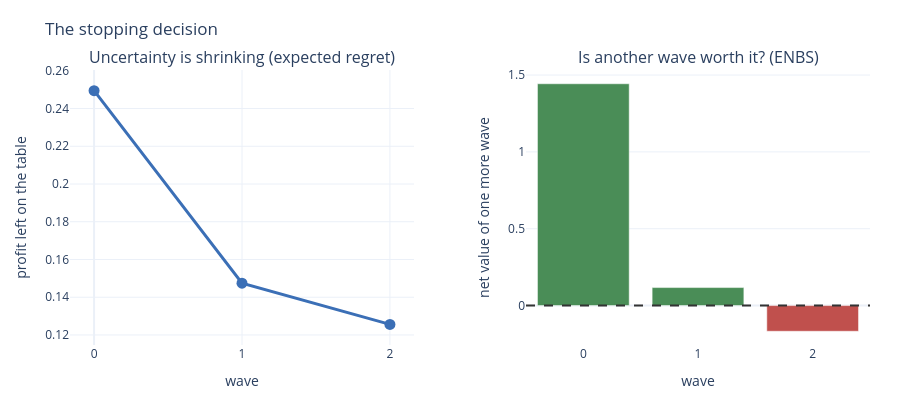

Notebook cell for this chart:
### Markdown cell above
## Act 5 · Do we test again, or lock the plan?

Testing isn't free — every wave rearranges real budget and costs analyst time. The
loop makes the call explicitly. **Expected regret** is the profit still on the table
from acting on today's (uncertain) recommendation instead of the truly-optimal one.
The **ENBS rule** (Expected Net Benefit of Sampling) compares the value of resolving
that uncertainty over the plan horizon against the cost of another wave.

### Code cell
w = [x["wave"] for x in waves]
regret = [x["e_regret"] for x in waves]
enbs = [x["enbs"] for x in waves]
fig = make_subplots(rows=1, cols=2, horizontal_spacing=0.14, subplot_titles=(
    "Uncertainty is shrinking (expected regret)",
    "Is another wave worth it? (ENBS)"))
fig.add_trace(go.Scatter(x=w, y=regret, mode="lines+markers",
    line=dict(color="#3b6fb6", width=3), marker=dict(size=11), showlegend=False), row=1, col=1)
fig.add_trace(go.Bar(x=w, y=enbs, marker_color=["#4a8d57" if e > 0 else "#c0504d" for e in enbs],
    showlegend=False), row=1, col=2)
fig.add_hline(y=0, line=dict(color="#333", dash="dash"), row=1, col=2)
fig.update_xaxes(title_text="wave", tickvals=w, row=1, col=1)
fig.update_xaxes(title_text="wave", tickvals=w, row=1, col=2)
fig.update_yaxes(title_text="profit left on the table", row=1, col=1)
fig.update_yaxes(title_text="net value of one more wave", row=1, col=2)
fig.update_layout(height=400, margin=dict(l=70, r=30, t=70, b=55),
    title_text="The stopping decision")
fig.show()
stop_wave = next((x["wave"] for x in waves if x["enbs"] <= 0), None)
print("expected regret by wave:", [round(r, 2) for r in regret])
print("ENBS (green = test again, red = stop):", [round(e, 2) for e in enbs])
print(f"-> lock the plan at wave {stop_wave}" if stop_wave is not None
      else "-> still worth testing at the end of this run")

### Figure 1 — Plotly figure (JSON) as saved in the notebook; plotly's stock layout.template omitted (floating-point values rounded to 4 significant figures)
{"data": [{"line": {"color": "#3b6fb6", "width": 3}, "marker": {"size": 11}, "mode": "lines+markers", "showlegend": false, "type": "scatter", "x": [0, 1, 2], "xaxis": "x", "y": [0.2495, 0.1475, 0.1256], "yaxis": "y"}, {"marker": {"color": ["#4a8d57", "#4a8d57", "#c0504d"]}, "showlegend": false, "type": "bar", "x": [0, 1, 2], "xaxis": "x2", "y": [1.443, 0.1171, -0.1671], "yaxis": "y2"}], "layout": {"annotations": [{"font": {"size": 16}, "showarrow": false, "text": "Uncertainty is shrinking (expected regret)", "x": 0.215, "xanchor": "center", "xref": "paper", "y": 1.0, "yanchor": "bottom", "yref": "paper"}, {"font": {"size": 16}, "showarrow": false, "text": "Is another wave worth it? (ENBS)", "x": 0.785, "xanchor": "center", "xref": "paper", "y": 1.0, "yanchor": "bottom", "yref": "paper"}], "height": 400, "margin": {"b": 55, "l": 70, "r": 30, "t": 70}, "shapes": [{"line": {"color": "#333", "dash": "dash"}, "type": "line", "x0": 0, "x1": 1, "xref": "x2 domain", "y0": 0, "y1": 0, "yref": "y2"}], "title": {"text": "The stopping decision"}, "xaxis": {"anchor": "y", "domain": [0.0, 0.43], "tickvals": [0, 1, 2], "title": {"text": "wave"}}, "xaxis2": {"anchor": "y2", "domain": [0.57, 1.0], "tickvals": [0, 1, 2], "title": {"text": "wave"}}, "yaxis": {"anchor": "x", "domain": [0.0, 1.0], "title": {"text": "profit left on the table"}}, "yaxis2": {"anchor": "x2", "domain": [0.0, 1.0], "title": {"text": "net value of one more wave"}}}}
